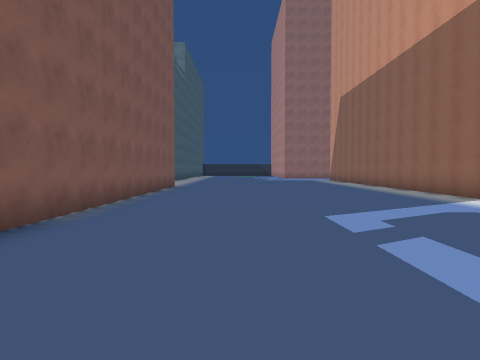
[1] (above)

23 first-person views from a walk through a scene from a Unity 3-D project. The camera is 1.5 m above the floor, tilts 2° down and sees 75° across. The floor is counted in squares, 2 m on a side. Each view is taken from the middle of a square. On the plan, view 1 faces up. The plan holds only what a view shows up to about 10 squares ahead; the rest is blank. The place goes on beyond the plan. The player character is not drawn. Some surface patterns are stand-ins.

[2]
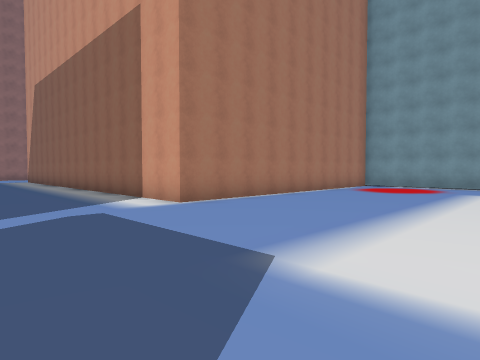

[3]
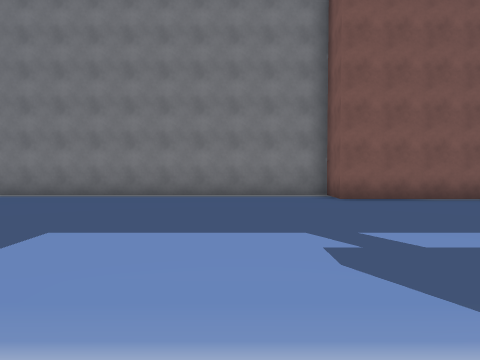

[4]
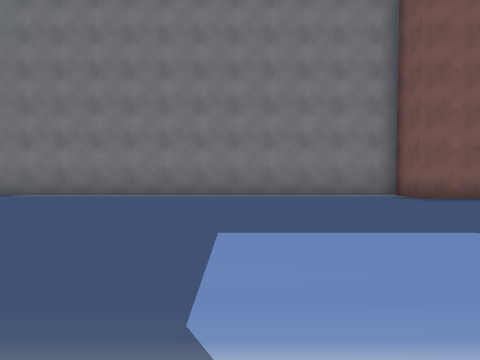

[5]
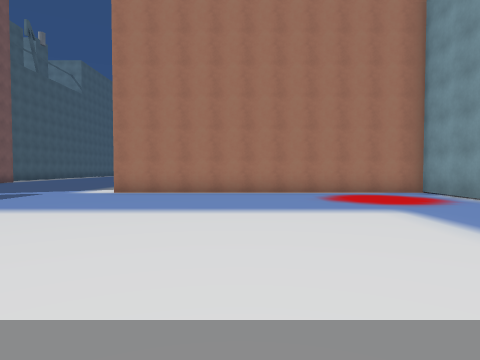

[6]
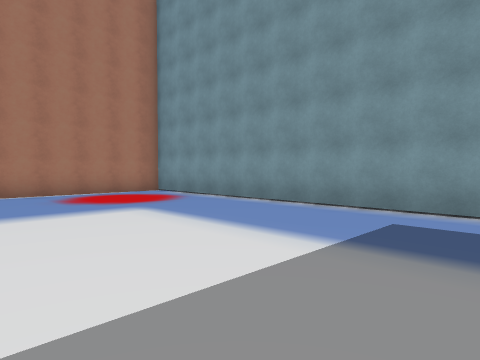

[7]
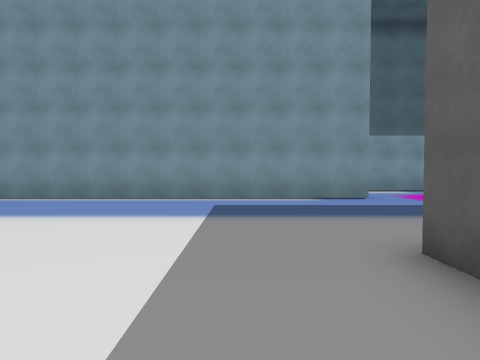

[8]
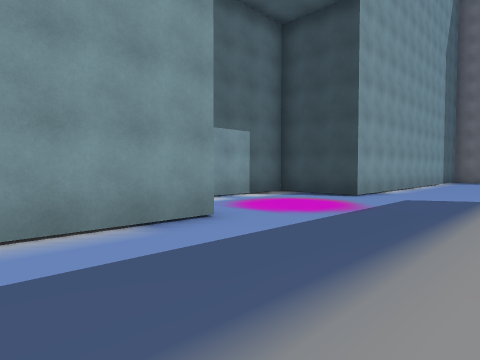

[9]
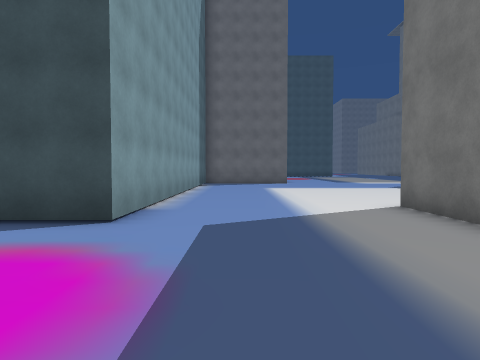

[10]
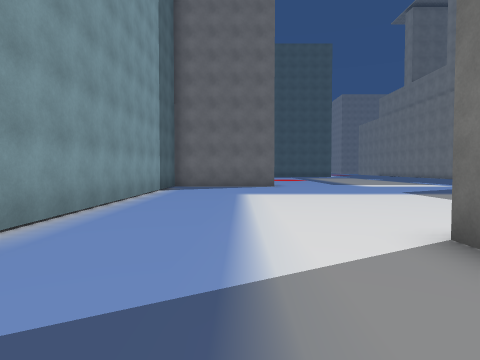

[11]
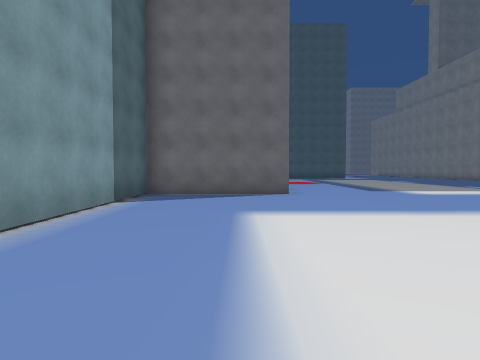

[12]
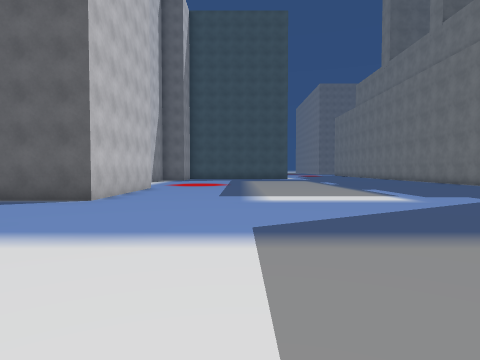

[13]
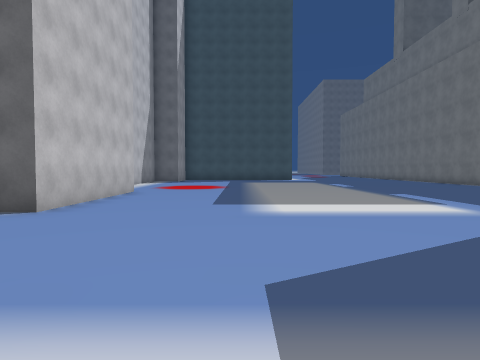

[14]
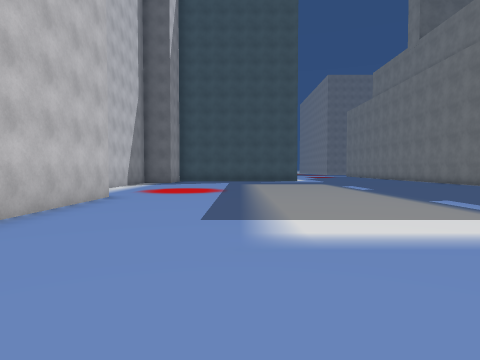

[15]
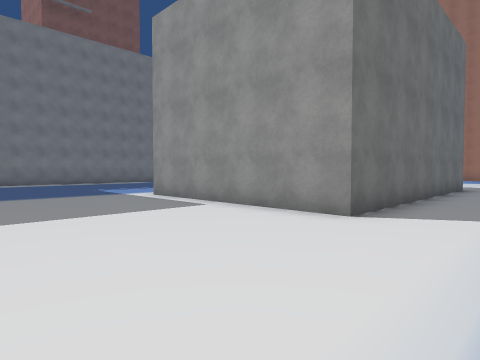

[16]
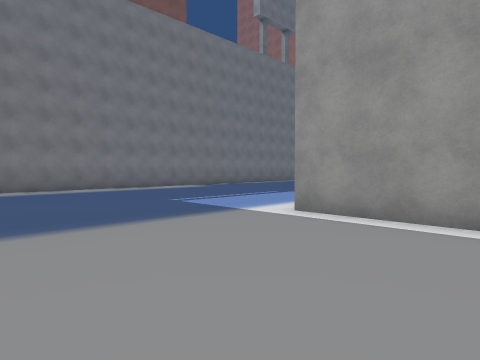

[17]
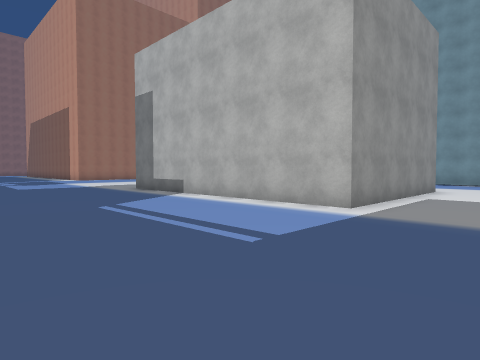

[18]
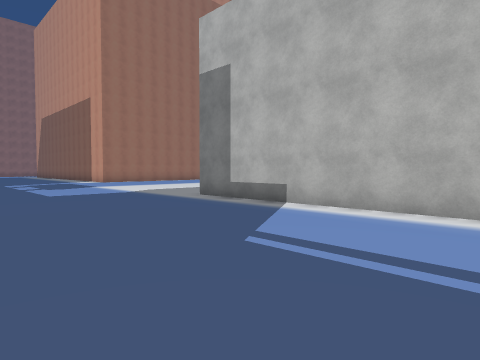

[19]
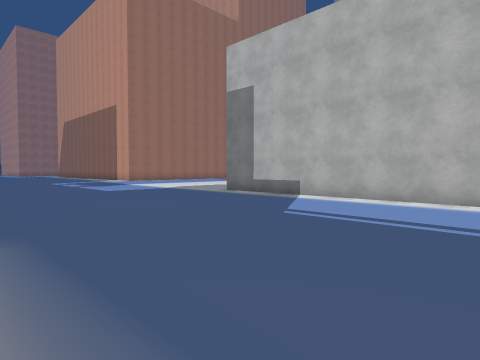

[20]
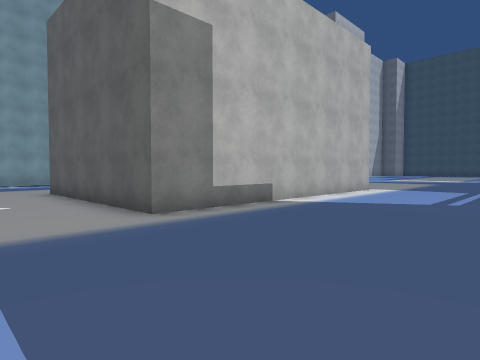

[21]
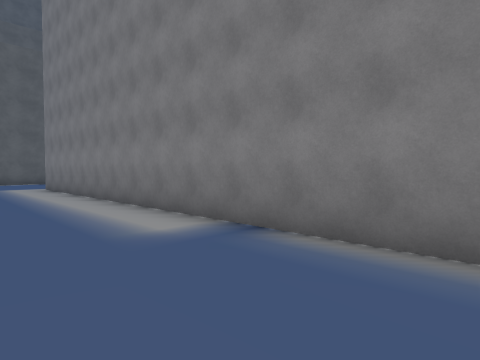

[22]
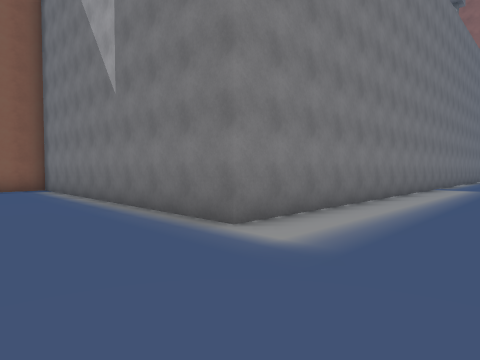

[23]
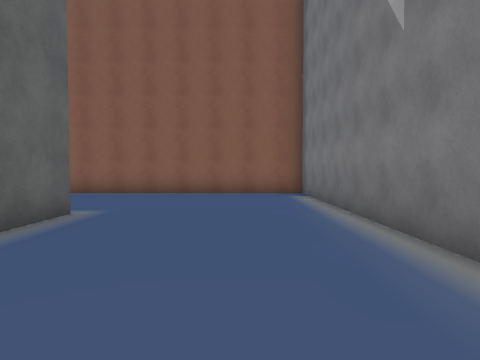

### Floor plan
Points are (right, up) in squares from view 1. A wall is a line through its corners. A room is listed if a view was taken in it or the views show most of it. See-through windows are left out.
Room 1 (views 1, 2, 3, 4, 5, 6, 7, 8, 9, 10, 11, 12, 13, 14, 15, 16, 17, 18, 19, 20, 21, 22, 23)
walls: (10.8, -6.1) (10.8, -13.3) (4.7, -13.3) (4.7, -4.6) (10.9, -4.6); (15.8, -6.2) (15.8, 5.9) (6, 5.9) (6, 10.3); (-9.2, -23.8) (-7.6, -23.8); (11.5, -28.5) (11.5, -23.4) (15.8, -23.4) (15.8, -11.4) (17.5, -11.4); (-2.9, 10) (-2.9, 2.5) (-4, 2.5) (-4, -19.1) (-13.6, -19.1) (-13.6, -26.2)

Where each view was taken, in squares from view 1:
view 1: 0 up, 0 right, facing up
view 2: 0 up, 2 right, facing up-right
view 3: 0 up, 5 right, facing left
view 4: 2 down, 5 right, facing left
view 5: 4 down, 10 right, facing up
view 6: 4 down, 10 right, facing up-right
view 7: 3 down, 8 right, facing right
view 8: 3 down, 12 right, facing down-right
view 9: 7 down, 14 right, facing down
view 10: 10 down, 13 right, facing down
view 11: 14 down, 13 right, facing down
view 12: 16 down, 8 right, facing down
view 13: 18 down, 8 right, facing down
view 14: 20 down, 8 right, facing down
view 15: 18 down, 13 right, facing up-left
view 16: 18 down, 8 right, facing up-left
view 17: 16 down, 1 left, facing up-right
view 18: 12 down, 1 left, facing up-right
view 19: 13 down, 3 left, facing up-right
view 20: 2 down, 0 right, facing down-right
view 21: 6 down, 1 left, facing down-left
view 22: 22 down, 1 left, facing up-left
view 23: 21 down, 4 left, facing left
